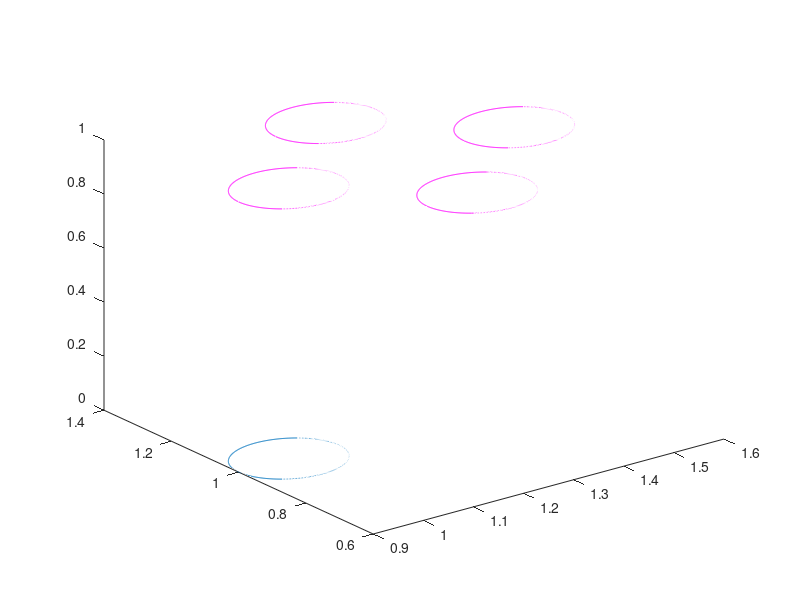

MATLAB code for this plot: (Note: this script raises an error after producing the figure.)
r=.1; L=0.225;z=1;
z_u=z+.9;
z_d=z-.9;
x_c1=1;
x_c2=x_c1+L;
x_c3=x_c1+2*L;
x_c4=x_c2;

y_c1=1;
y_c2=y_c1+L;
y_c3=y_c1;
y_c4=y_c2-2*L;

x_f=x_c1+L;
y_f=y_c1;

teta=-pi:0.01:pi;
x1=r*cos(teta) + x_c1;
y1=r*sin(teta) + y_c1;

x2=r*cos(teta) + x_c2;
y2=r*sin(teta) + y_c2;

x3=r*cos(teta) + x_c3;
y3=r*sin(teta) + y_c3;

x4=r*cos(teta) + x_c4;
y4=r*sin(teta) + y_c4;

plot3(x1,y1,z*ones(1,numel(x1)),'m');

hold on
plot3(x2,y2,z*ones(1,numel(x2)),'m');
hold on
plot3(x3,y3,z*ones(1,numel(x3)),'m');
hold on
plot3(x4,y4,z*ones(1,numel(x4)),'m');

p=plot3(x1,y1,zeros(1,numel(x1)));
p.Color = "white";
p=plot3(x1,y1,3*ones(1,numel(x1)));
p.Color = "white";
% 
% hold on
% plot3(x2,y2,zeros(1,numel(x2)));
% hold on
% plot3(x3,y3,zeros(1,numel(x3)));
% hold on
% plot3(x4,y4,zeros(1,numel(x4)));


% line([x_c1 x_c2 x_c3 x_c4],[y_c1 y_c2 y_c3 y_c4],[0 0 0 0]) 
line([x_c1 x_c3 ],[y_c1  y_c3 ],[ z z]) 
line([x_c2 x_c4 ],[y_c2  y_c4 ],[ z z]) 

line([x_c1 x_c1 ],[y_c1  y_c1 ],[ z z_u]) 
line([x_c2 x_c2 ],[y_c2  y_c2 ],[ z z_u]) 
line([x_c3 x_c3 ],[y_c3  y_c3 ],[ z z_u]) 
line([x_c4 x_c4 ],[y_c4  y_c4 ],[ z z_u]) 

% xlim([0,1.8])
% ylim([0,1.4]);
% zlim([0,2]);

 Arrow3([x_c1,y_c1,z] ,[x_c1,y_c1,z_u])
 Arrow3([x_c2,y_c2,z] ,[x_c2,y_c2,z_u])
 Arrow3([x_c3,y_c3,z] ,[x_c3,y_c3,z_u])
 Arrow3([x_c4,y_c4,z] ,[x_c4,y_c4,z_u])
 
 Arrow3([x_f,y_f,z],[x_f,y_f,z_d],['--','c'])
 Arrow3([x_f,y_f,z],[x_f,y_f,z_d],['--','c'])
 
Arrow3([0,0,0] ,[x_f,y_f,z],['--','r'])
%  quiver3(x_c1, y_c1,5,x_c1, 7,5)
% plot3(x,y,zeros(1,numel(x)));
% x=r*cos(teta) ;
% y=r*sin(teta) ;

% xlim([-5,5])
% ylim([-5,5]);
% zlim([-1,1]);
% 

xlabel('X axis');
ylabel('Y axis');
zlabel('Z axis');